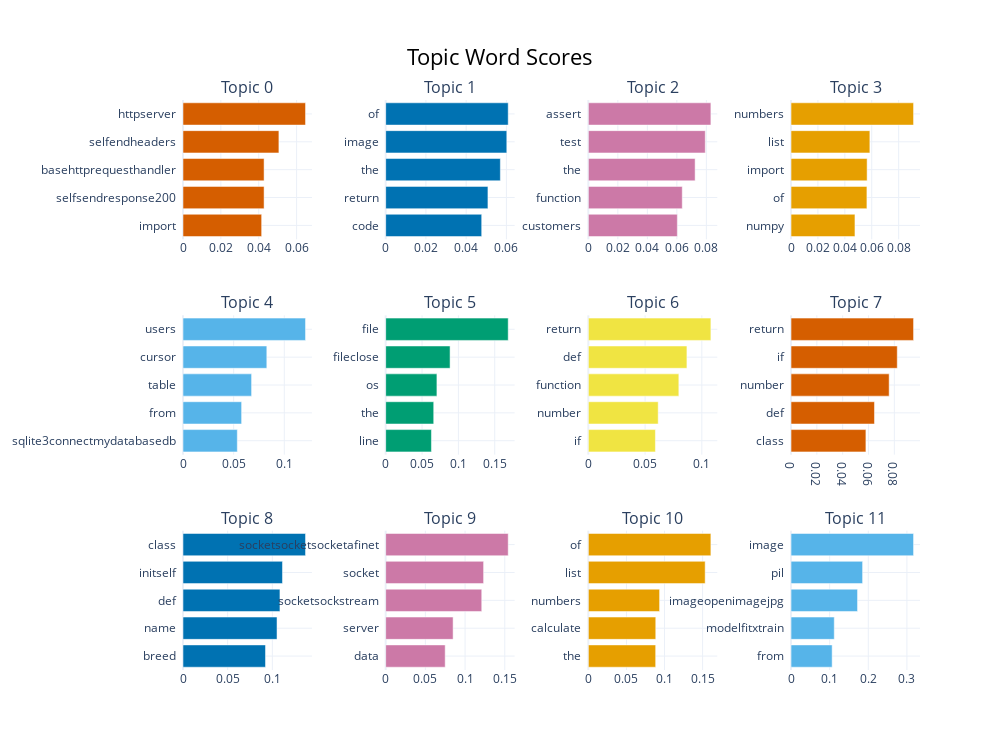

The cell this chart's notebook holds for it:
### Code cell
constant_topic_model.visualize_barchart(top_n_topics=None, topics=constant_all_topics)

### Figure 1 — Plotly figure (JSON) as saved in the notebook; plotly's stock layout.template omitted (floating-point values rounded to 4 significant figures)
{"data": [{"marker": {"color": "#D55E00"}, "orientation": "h", "type": "bar", "x": [0.04154, 0.04282, 0.04282, 0.05065, 0.06471], "xaxis": "x", "y": ["import  ", "selfsendresponse200  ", "basehttprequesthandler  ", "selfendheaders  ", "httpserver  "], "yaxis": "y"}, {"marker": {"color": "#0072B2"}, "orientation": "h", "type": "bar", "x": [0.04773, 0.05084, 0.057, 0.06021, 0.06091], "xaxis": "x2", "y": ["code  ", "return  ", "the  ", "image  ", "of  "], "yaxis": "y2"}, {"marker": {"color": "#CC79A7"}, "orientation": "h", "type": "bar", "x": [0.06032, 0.06365, 0.07238, 0.07926, 0.08306], "xaxis": "x3", "y": ["customers  ", "function  ", "the  ", "test  ", "assert  "], "yaxis": "y3"}, {"marker": {"color": "#E69F00"}, "orientation": "h", "type": "bar", "x": [0.04752, 0.05641, 0.05655, 0.0586, 0.09107], "xaxis": "x4", "y": ["numpy  ", "of  ", "import  ", "list  ", "numbers  "], "yaxis": "y4"}, {"marker": {"color": "#56B4E9"}, "orientation": "h", "type": "bar", "x": [0.05361, 0.05786, 0.0677, 0.08274, 0.1209], "xaxis": "x5", "y": ["sqlite3connectmydatabasedb  ", "from  ", "table  ", "cursor  ", "users  "], "yaxis": "y5"}, {"marker": {"color": "#009E73"}, "orientation": "h", "type": "bar", "x": [0.06292, 0.06606, 0.07047, 0.08857, 0.1685], "xaxis": "x6", "y": ["line  ", "the  ", "os  ", "fileclose  ", "file  "], "yaxis": "y6"}, {"marker": {"color": "#F0E442"}, "orientation": "h", "type": "bar", "x": [0.0591, 0.06155, 0.07975, 0.08687, 0.108], "xaxis": "x7", "y": ["if  ", "number  ", "function  ", "def  ", "return  "], "yaxis": "y7"}, {"marker": {"color": "#D55E00"}, "orientation": "h", "type": "bar", "x": [0.05798, 0.06462, 0.07598, 0.08225, 0.09487], "xaxis": "x8", "y": ["class  ", "def  ", "number  ", "if  ", "return  "], "yaxis": "y8"}, {"marker": {"color": "#0072B2"}, "orientation": "h", "type": "bar", "x": [0.09235, 0.1052, 0.1085, 0.1113, 0.1371], "xaxis": "x9", "y": ["breed  ", "name  ", "def  ", "initself  ", "class  "], "yaxis": "y9"}, {"marker": {"color": "#CC79A7"}, "orientation": "h", "type": "bar", "x": [0.07496, 0.08493, 0.121, 0.1233, 0.1543], "xaxis": "x10", "y": ["data  ", "server  ", "socketsockstream  ", "socket  ", "socketsocketsocketafinet  "], "yaxis": "y10"}, {"marker": {"color": "#E69F00"}, "orientation": "h", "type": "bar", "x": [0.08837, 0.08849, 0.0935, 0.1533, 0.1608], "xaxis": "x11", "y": ["the  ", "calculate  ", "numbers  ", "list  ", "of  "], "yaxis": "y11"}, {"marker": {"color": "#56B4E9"}, "orientation": "h", "type": "bar", "x": [0.1065, 0.112, 0.1722, 0.1853, 0.3172], "xaxis": "x12", "y": ["from  ", "modelfitxtrain  ", "imageopenimagejpg  ", "pil  ", "image  "], "yaxis": "y12"}], "layout": {"annotations": [{"font": {"size": 16}, "showarrow": false, "text": "Topic 0", "x": 0.0875, "xanchor": "center", "xref": "paper", "y": 1, "yanchor": "bottom", "yref": "paper"}, {"font": {"size": 16}, "showarrow": false, "text": "Topic 1", "x": 0.3625, "xanchor": "center", "xref": "paper", "y": 1, "yanchor": "bottom", "yref": "paper"}, {"font": {"size": 16}, "showarrow": false, "text": "Topic 2", "x": 0.6375, "xanchor": "center", "xref": "paper", "y": 1, "yanchor": "bottom", "yref": "paper"}, {"font": {"size": 16}, "showarrow": false, "text": "Topic 3", "x": 0.9125, "xanchor": "center", "xref": "paper", "y": 1, "yanchor": "bottom", "yref": "paper"}, {"font": {"size": 16}, "showarrow": false, "text": "Topic 4", "x": 0.0875, "xanchor": "center", "xref": "paper", "y": 0.6222, "yanchor": "bottom", "yref": "paper"}, {"font": {"size": 16}, "showarrow": false, "text": "Topic 5", "x": 0.3625, "xanchor": "center", "xref": "paper", "y": 0.6222, "yanchor": "bottom", "yref": "paper"}, {"font": {"size": 16}, "showarrow": false, "text": "Topic 6", "x": 0.6375, "xanchor": "center", "xref": "paper", "y": 0.6222, "yanchor": "bottom", "yref": "paper"}, {"font": {"size": 16}, "showarrow": false, "text": "Topic 7", "x": 0.9125, "xanchor": "center", "xref": "paper", "y": 0.6222, "yanchor": "bottom", "yref": "paper"}, {"font": {"size": 16}, "showarrow": false, "text": "Topic 8", "x": 0.0875, "xanchor": "center", "xref": "paper", "y": 0.2444, "yanchor": "bottom", "yref": "paper"}, {"font": {"size": 16}, "showarrow": false, "text": "Topic 9", "x": 0.3625, "xanchor": "center", "xref": "paper", "y": 0.2444, "yanchor": "bottom", "yref": "paper"}, {"font": {"size": 16}, "showarrow": false, "text": "Topic 10", "x": 0.6375, "xanchor": "center", "xref": "paper", "y": 0.2444, "yanchor": "bottom", "yref": "paper"}, {"font": {"size": 16}, "showarrow": false, "text": "Topic 11", "x": 0.9125, "xanchor": "center", "xref": "paper", "y": 0.2444, "yanchor": "bottom", "yref": "paper"}], "height": 750, "hoverlabel": {"bgcolor": "white", "font": {"family": "Rockwell", "size": 16}}, "showlegend": false, "title": {"font": {"color": "Black", "size": 22}, "text": "Topic Word Scores", "x": 0.5, "xanchor": "center", "yanchor": "top"}, "width": 1000, "xaxis": {"anchor": "y", "domain": [0, 0.175], "showgrid": true}, "xaxis10": {"anchor": "y10", "domain": [0.275, 0.45], "showgrid": true}, "xaxis11": {"anchor": "y11", "domain": [0.55, 0.725], "showgrid": true}, "xaxis12": {"anchor": "y12", "domain": [0.825, 1], "showgrid": true}, "xaxis2": {"anchor": "y2", "domain": [0.275, 0.45], "showgrid": true}, "xaxis3": {"anchor": "y3", "domain": [0.55, 0.725], "showgrid": true}, "xaxis4": {"anchor": "y4", "domain": [0.825, 1], "showgrid": true}, "xaxis5": {"anchor": "y5", "domain": [0, 0.175], "showgrid": true}, "xaxis6": {"anchor": "y6", "domain": [0.275, 0.45], "showgrid": true}, "xaxis7": {"anchor": "y7", "domain": [0.55, 0.725], "showgrid": true}, "xaxis8": {"anchor": "y8", "domain": [0.825, 1], "showgrid": true}, "xaxis9": {"anchor": "y9", "domain": [0, 0.175], "showgrid": true}, "yaxis": {"anchor": "x", "domain": [0.7556, 1], "showgrid": true}, "yaxis10": {"anchor": "x10", "domain": [0, 0.2444], "showgrid": true}, "yaxis11": {"anchor": "x11", "domain": [0, 0.2444], "showgrid": true}, "yaxis12": {"anchor": "x12", "domain": [0, 0.2444], "showgrid": true}, "yaxis2": {"anchor": "x2", "domain": [0.7556, 1], "showgrid": true}, "yaxis3": {"anchor": "x3", "domain": [0.7556, 1], "showgrid": true}, "yaxis4": {"anchor": "x4", "domain": [0.7556, 1], "showgrid": true}, "yaxis5": {"anchor": "x5", "domain": [0.3778, 0.6222], "showgrid": true}, "yaxis6": {"anchor": "x6", "domain": [0.3778, 0.6222], "showgrid": true}, "yaxis7": {"anchor": "x7", "domain": [0.3778, 0.6222], "showgrid": true}, "yaxis8": {"anchor": "x8", "domain": [0.3778, 0.6222], "showgrid": true}, "yaxis9": {"anchor": "x9", "domain": [0, 0.2444], "showgrid": true}}}
